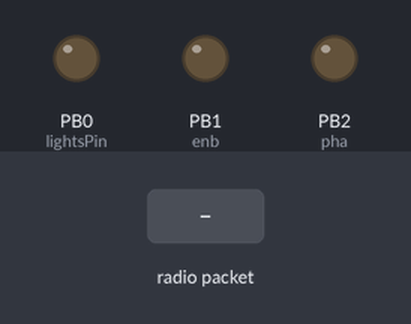
A sketch run on a simulated ATtiny85, built with avr-gcc and run on an emulated ATtiny85. Parts: output pins drawn as LEDs (lit = HIGH). The test bench sets the inputs (shaded band). No radio packets arrive unless stated.

Above: at 1.2 s.
1.3 s: radio packet "1" arrives
At 2.3 s:
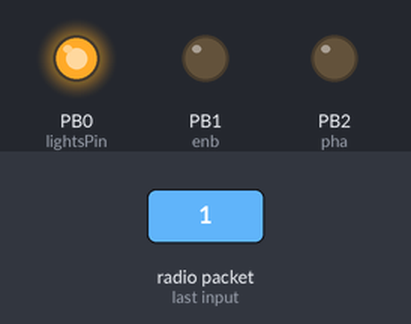
2.8 s: radio packet "2" arrives
At 3.4 s:
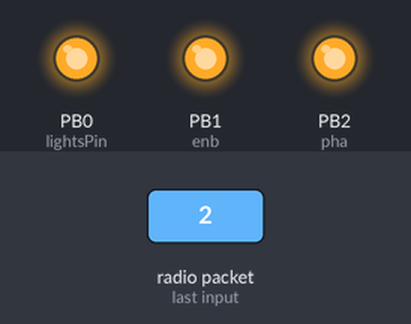
4.3 s: radio packet "3" arrives
At 5.5 s:
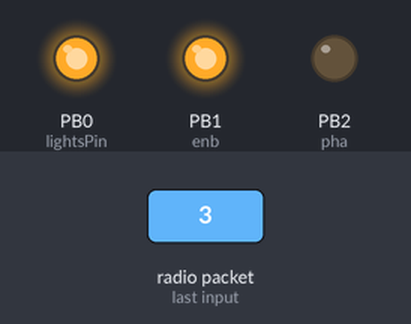
5.8 s: radio packet "1" arrives
At 6.9 s:
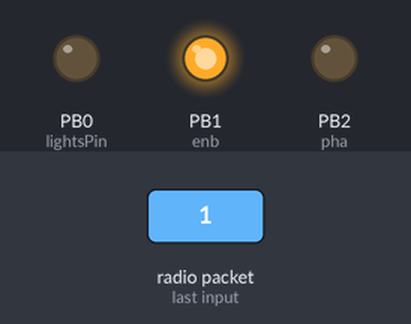
7.3 s: radio packet "2" arrives
At 8.0 s:
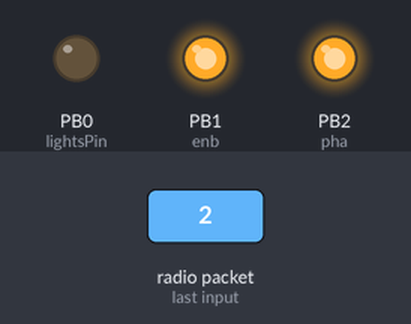
8.8 s: radio packet "0" arrives
At 9.2 s:
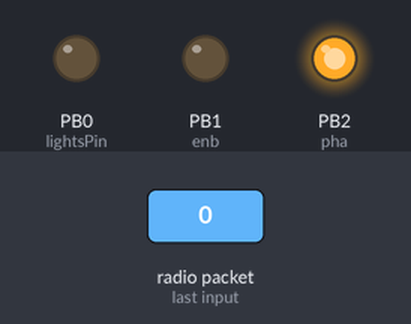
Timing chart, 0 to 11.3 s (numbered marks = the images above; inputs shaded):
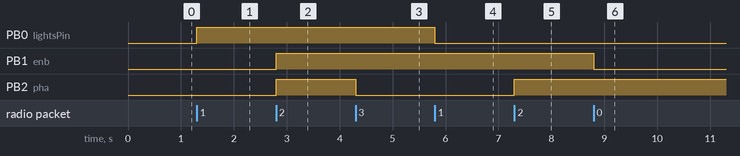

The sketch:

Receiver.ino
```cpp
//include the RadioHead ASK library
//http://www.airspayce.com/mikem/arduino/RadioHead/
#include <RH_ASK.h>

//#define DEBUG

#ifdef DEBUG
//RH_ASK driver(2000, 11, 10, -1); //(RX / TX) Arduino Mega
#endif

//if DEBUG defined (Arduino Mega is used), comment below line
RH_ASK driver(2000, 4, 3, -1); // (RX / TX) ATTiny, RX on D3 (pin 2 on attiny85) TX on D4 (pin 3 on attiny85),

#ifdef DEBUG
const byte ledPin =  3;  // led used for debugging
String message = "";
#endif
const byte lightsPin = 0;     // car lights led pin
// Declare enable and phase pins. Details in links below:
// https://www.pololu.com/product/2990
// http://www.ti.com/lit/ds/slvsba4e/slvsba4e.pdf
const int enb = 1; // enable pin
const int pha = 2; // phase pin

void setup()
{
#ifdef DEBUG
  Serial.begin(9600);	  // Debugging only
  Serial.println("start");
#endif
  if (!driver.init())
#ifdef DEBUG
    Serial.println("init failed");
#else
    ;
#endif

#ifdef DEBUG
  pinMode(ledPin, OUTPUT);
  digitalWrite(ledPin, HIGH);
  delay(1000);
  digitalWrite(ledPin, LOW);
  delay(1000);
  digitalWrite(ledPin, HIGH);
  delay(1000);
  digitalWrite(ledPin, LOW);
#endif

  pinMode(lightsPin, OUTPUT);
  pinMode(pha, OUTPUT);
  pinMode(enb, OUTPUT);
}

#ifdef DEBUG
String parseMsg(unsigned char* msg, uint8_t msgLen) {
  String fullMsg = "";
  for (int i = 0; i < msgLen; i++) {
    fullMsg += (char)msg[i];
  }
  return fullMsg;
}
#endif

void loop()
{
  uint8_t buf[RH_ASK_MAX_MESSAGE_LEN];
  uint8_t buflen = sizeof(buf);

  if (driver.recv(buf, &buflen)) // Non-blocking
  {

#ifdef DEBUG
    int i;
    Message with a good checksum received, dump it.
    driver.printBuffer("Got:", buf, 10);
    Serial.println((char*)buf);
    Serial.println(buflen);
    Serial.println(comp);
    message = parseMsg(buf, buflen);
    Serial.println(message);
    Serial.println( strncmp(buf, "1", 1) );
#endif

    //lights
    if ( strncmp(buf, "1", 1) == 0 ) {
      digitalWrite(lightsPin , !digitalRead(lightsPin));
#ifdef DEBUG
      Serial.println("1");
#endif
    } else {
      //forward
      if ( strncmp(buf, "2", 1) == 0 ) {
        digitalWrite(pha, HIGH);
        analogWrite(enb, 255);
#ifdef DEBUG
        Serial.println("2");
#endif
      } else {
        //backward
        if ( strncmp(buf, "3", 1) == 0 ) {
          digitalWrite(pha, LOW);
          analogWrite(enb, 255);
#ifdef DEBUG
          Serial.println("3");
#endif
        } else {
          //stop
          if ( strncmp(buf, "0", 1) == 0 ) {
            analogWrite(enb, 0);
#ifdef DEBUG
            Serial.println("0");
#endif
          }
        }
      }
    }
  }

}
```

Measured:
- after the input at 1.3 s, PB0 (lightsPin): LOW → HIGH at once
- after the input at 2.8 s, PB1 (enb), PB2 (pha): LOW → HIGH at once
- after the input at 4.3 s, PB2 (pha): HIGH → LOW at once
- after the input at 5.8 s, PB0 (lightsPin): HIGH → LOW at once
- after the input at 7.3 s, PB2 (pha): LOW → HIGH at once
- after the input at 8.8 s, PB1 (enb): HIGH → LOW at once
